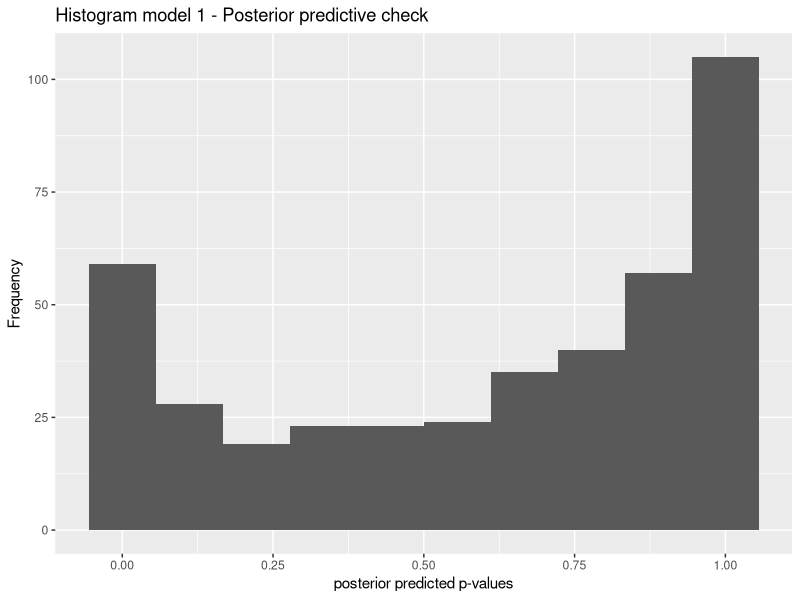
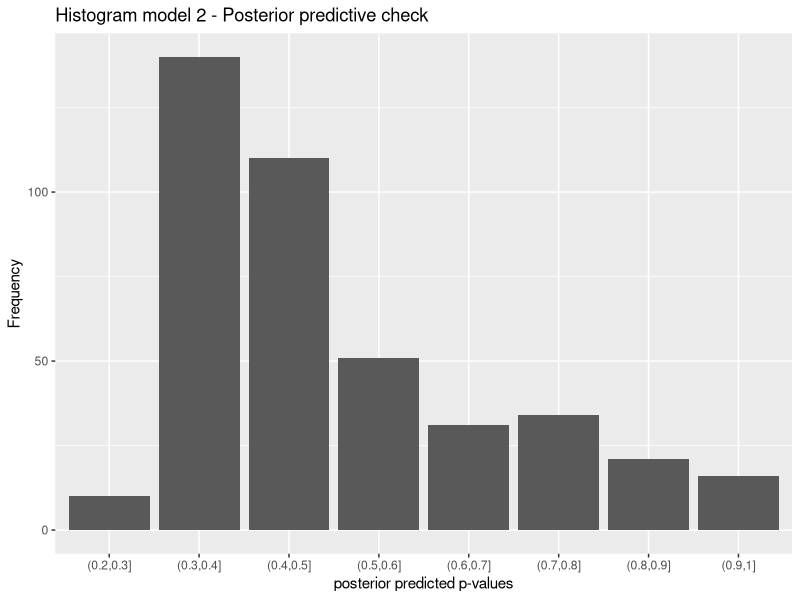
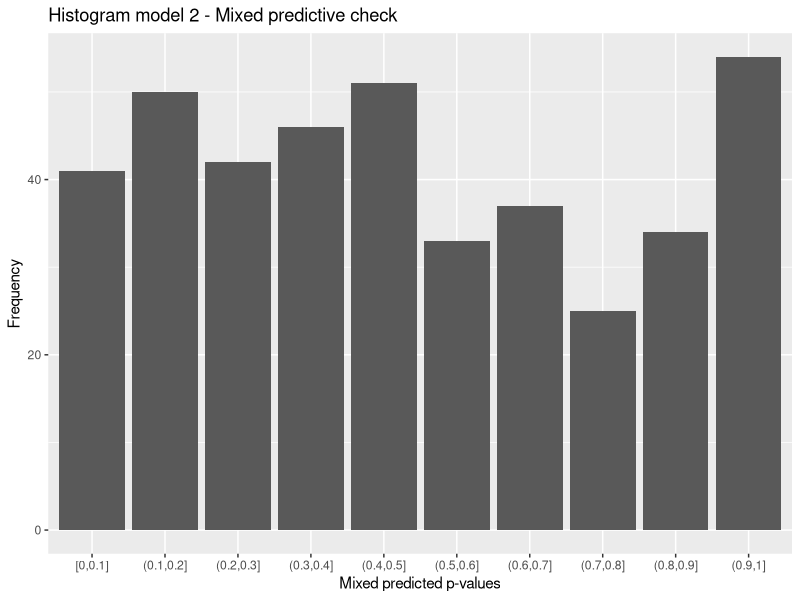
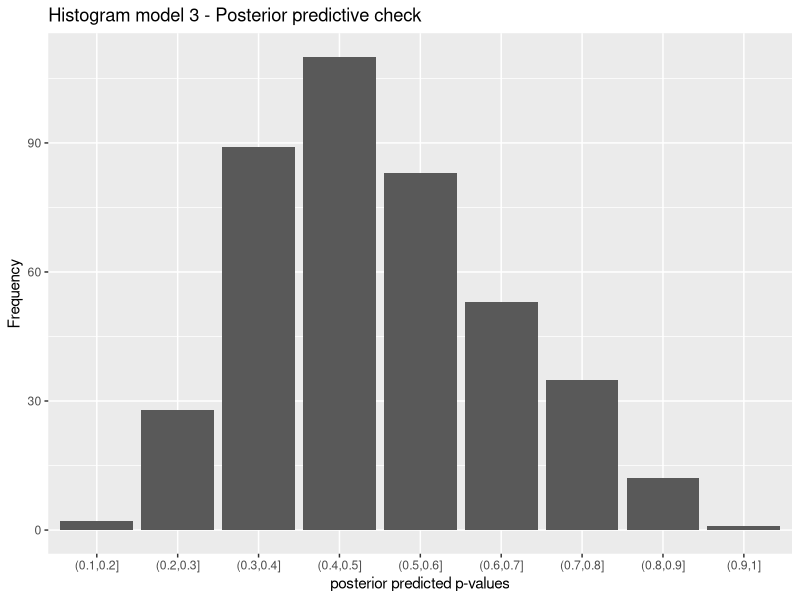
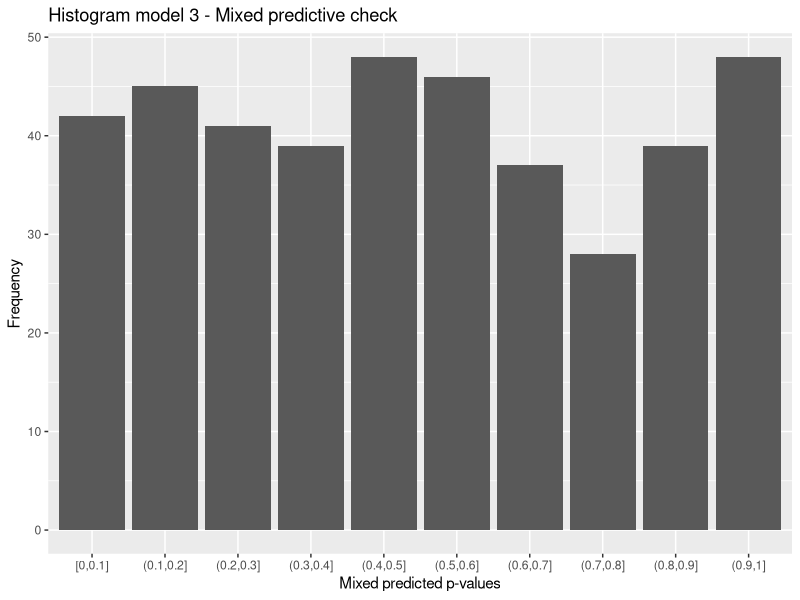

R code for these plots, in order:
library(tidyverse)

xx <- read.csv("model1_hist1.csv", header = F)
xx %>% ggplot(aes(x = V2)) +
  geom_histogram(bins = 10) +
  labs(title = "Histogram model 1 - Posterior predictive check", y = "Frequency", x = "posterior predicted p-values")

xx <- read.csv("model2_hist1.csv", header = T) %>% 
  mutate(group = cut(mean, breaks = (0:10)/10, include.lowest = T))
xx %>% ggplot(aes(x = group)) +
  geom_bar() +
  labs(title = "Histogram model 2 - Posterior predictive check", y = "Frequency", x = "posterior predicted p-values")

xx <- read.csv("model2_hist2.csv", header = T) %>% 
  mutate(group = cut(mean, breaks = (0:10)/10, include.lowest = T))
xx %>% ggplot(aes(x = group)) +
  geom_bar() +
  labs(title = "Histogram model 2 - Mixed predictive check", y = "Frequency", x = "Mixed predicted p-values")


xx <- read.csv("model3_hist1.csv", header = T) %>% 
  mutate(group = cut(mean, breaks = (0:10)/10, include.lowest = T))
xx %>% ggplot(aes(x = group)) +
  geom_bar() +
  labs(title = "Histogram model 3 - Posterior predictive check", y = "Frequency", x = "posterior predicted p-values")

xx <- read.csv("model3_hist2.csv", header = T) %>% 
  mutate(group = cut(mean, breaks = (0:10)/10, include.lowest = T))
xx %>% ggplot(aes(x = group)) +
  geom_bar() +
  labs(title = "Histogram model 3 - Mixed predictive check", y = "Frequency", x = "Mixed predicted p-values")
